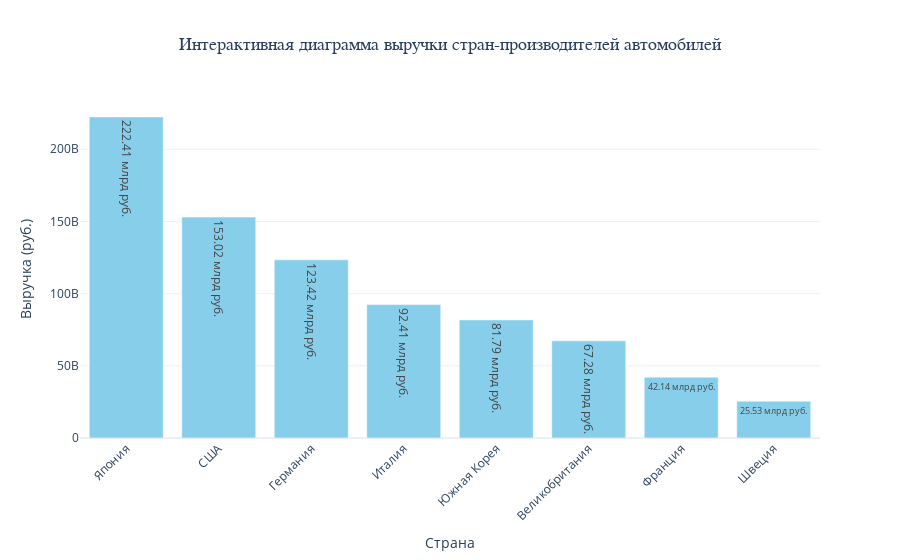

Source (notebook cell):
### Code cell
# График 3: Интерактивная визуализация с Plotly
fig = go.Figure()


fig.add_trace(go.Bar(
    x=country_revenue.index,  
    y=country_revenue['total_revenue'],
    name='Выручка',
    marker_color='skyblue',  # Красивый цвет
    text=[f'{value / 1e9:.2f} млрд руб.' if value >= 1e9 else f'{value / 1e6:.1f} млн руб.' 
          for value in country_revenue['total_revenue']],  
    textposition='auto',
    hovertemplate=(
        '<b>Страна:</b> %{x}<br>' +
        '<b>Выручка:</b> %{y:,.0f} руб.<br>' +
        '<b>Доля:</b> %{customdata:.1f}%<extra></extra>'
    ),
    customdata=(country_revenue['total_revenue'] / country_revenue['total_revenue'].sum() * 100) 
))


fig.update_layout(
    title={
        'text': 'Интерактивная диаграмма выручки стран-производителей автомобилей',
        'font': {'size': 18, 'family': 'Arial, sans-serif'},
        'x': 0.5,
        'xanchor': 'center'
    },
    xaxis_title='Страна',
    yaxis_title='Выручка (руб.)',
    showlegend=False,
    height=600,
    xaxis_tickangle=-45,  
    template='plotly_white'  
)


fig.show()

### Figure 1 — Plotly figure (JSON) as saved in the notebook; plotly's stock layout.template omitted (floating-point values rounded to 4 significant figures)
{"data": [{"customdata": [27.53, 18.94, 15.27, 11.44, 10.12, 8.327, 5.215, 3.159], "hovertemplate": "<b>Страна:</b> %{x}<br><b>Выручка:</b> %{y:,.0f} руб.<br><b>Доля:</b> %{customdata:.1f}%<extra></extra>", "marker": {"color": "skyblue"}, "name": "Выручка", "text": ["222.41 млрд руб.", "153.02 млрд руб.", "123.42 млрд руб.", "92.41 млрд руб.", "81.79 млрд руб.", "67.28 млрд руб.", "42.14 млрд руб.", "25.53 млрд руб."], "textposition": "auto", "type": "bar", "x": ["Япония", "США", "Германия", "Италия", "Южная Корея", "Великобритания", "Франция", "Швеция"], "y": [222412820000, 153015940000, 123416610000, 92412110000, 81794460000, 67278160000, 42137890000, 25525550000]}], "layout": {"autosize": true, "showlegend": false, "title": {"font": {"family": "Arial, sans-serif", "size": 18}, "text": "Интерактивная диаграмма выручки стран-производителей автомобилей", "x": 0.5, "xanchor": "center"}, "xaxis": {"autorange": true, "range": [-0.5, 7.5], "tickangle": -45, "title": {"text": "Страна"}, "type": "category"}, "yaxis": {"autorange": true, "range": [0, 234100000000.0], "title": {"text": "Выручка (руб.)"}, "type": "linear"}}}
